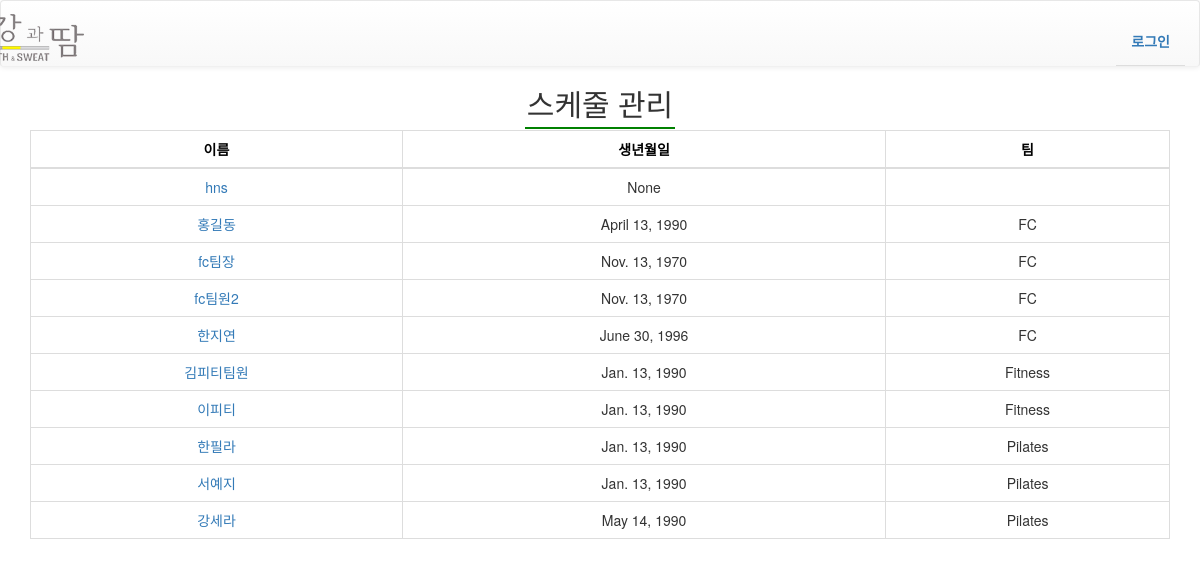
Before: /management/schedule_management/ with the older database file.
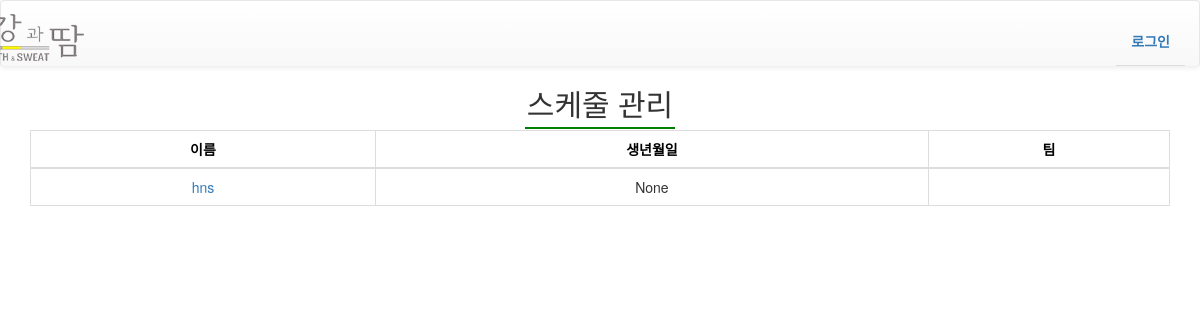
After: the same page with the newer database file.
### authentication/models.py (models this page shows)
class User(AbstractUser):
    sex = models.CharField(max_length=12, verbose_name='성별',null=True)
    birth = models.DateField(null=True, blank=True)
    phone_num = models.CharField(max_length=32, null=True, help_text='Ex) 010-1234-1234',verbose_name='휴대번호')
    teamleader = models.BooleanField(blank=True, default=False, verbose_name='팀장 여부')
    basic_salary = models.DecimalField(max_digits=10, decimal_places=0, default=0 ,verbose_name='기본급')
    pilates_GX = models.CharField(max_length=32, blank=True, null=True, help_text='필라테스 gx정책',verbose_name='필라테스 GX정책')
    pilates_PT = models.CharField(max_length=32, blank=True, null=True, help_text='필라테스 PT정책',verbose_name='필라테스 PT정책')

### management/views.py (the view)
# urls.py: url(r'^schedule_management/staff_schedule/(?P<staff_id>\d+)', views.staff_schedule, name="staff_schedule"),
def schedule_management(request):
    staff_list = User.objects.all()
    order_by = request.GET.get('order_by', 'groups')
    staff_list = User.objects.all().order_by(order_by)
    context = {
        'staff_list':staff_list,
    }
    return render(request, 'management/schedule_management.html', context)

### management/templates/management/schedule_management.html
{% extends "navbar.html" %}
{% block content %}
<h2 class="text-center"><span class="header">스케줄 관리</span></h2>
<div class="container">
    <table id="myTable" class='table table-bordered text-center'>
        <thead>
            <tr>
                <th><a class="order" href="?order_by=username">이름</a></th>
                <th><a class="order" href="?order_by=birth">생년월일</a></th>
                <th><a class="order" href="?order_by=groups">팀</a></th>
            </tr>
        </thead>
        <tbody>
            {% for staff in staff_list %}
            <tr>
                <td><a href="{% url "management:staff_schedule" staff.id %}">{{ staff }}</a></td>
                <td>{{ staff.birth }}</td>
                <td>{{ staff.groups.all.0 }}</td>
            </tr>
            {% endfor %}
        </tbody>
    </table>
</div>
{% endblock %}

Changed rows visible on the page:
removed User: username "홍길동", birth "April 13, 1990", groups.all.0 "FC"
removed User: username "fc팀장", birth "Nov. 13, 1970", groups.all.0 "FC"
removed User: username "fc팀원2", birth "Nov. 13, 1970", groups.all.0 "FC"
removed User: username "한지연", birth "June 30, 1996", groups.all.0 "FC"
removed User: username "김피티팀원", birth "Jan. 13, 1990", groups.all.0 "Fitness"
removed User: username "이피티", birth "Jan. 13, 1990", groups.all.0 "Fitness"
removed User: username "한필라", birth "Jan. 13, 1990", groups.all.0 "Pilates"
removed User: username "서예지", birth "Jan. 13, 1990", groups.all.0 "Pilates"
removed User: username "강세라", birth "May 14, 1990", groups.all.0 "Pilates"
